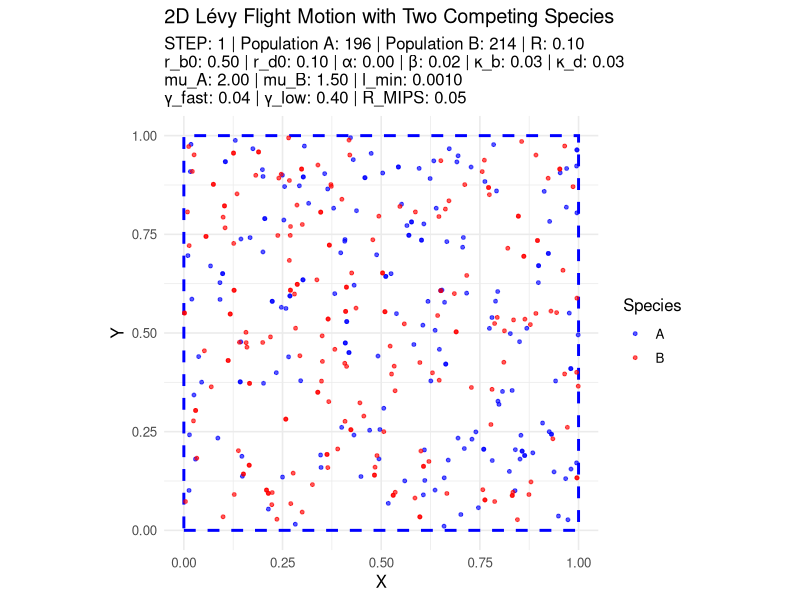
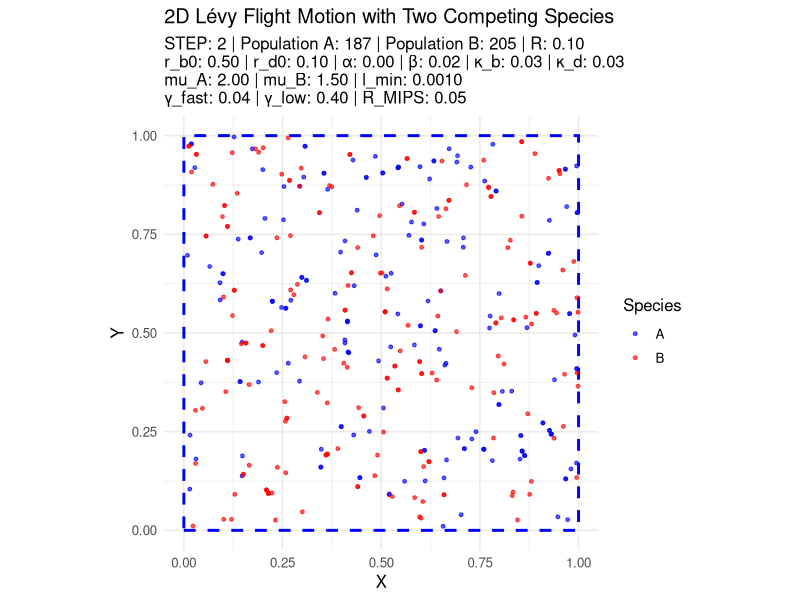
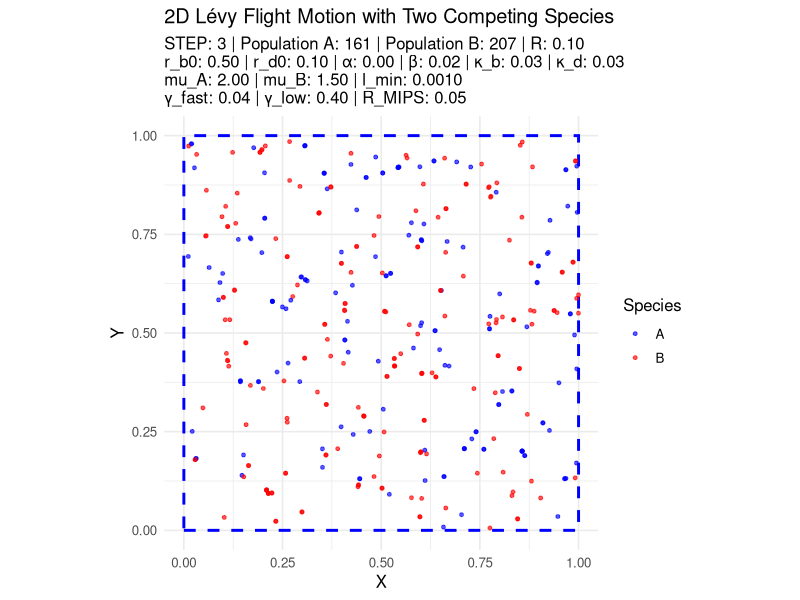
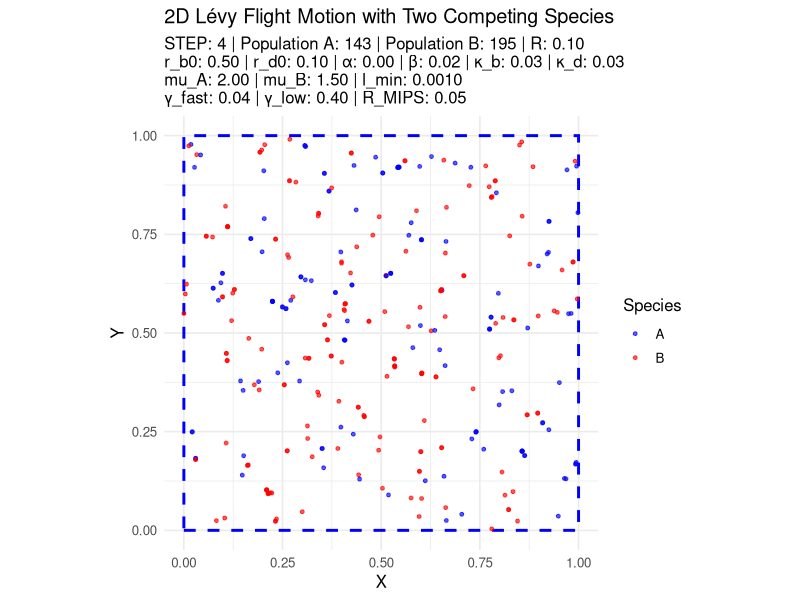
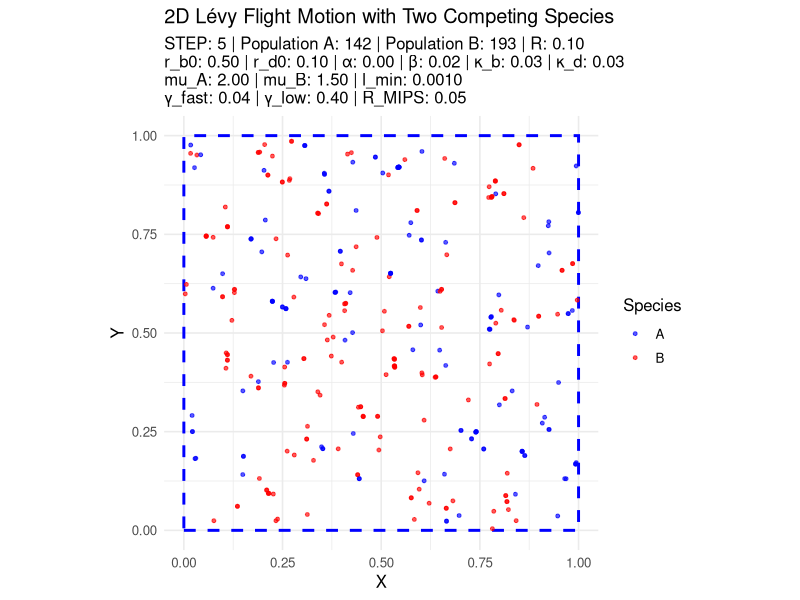
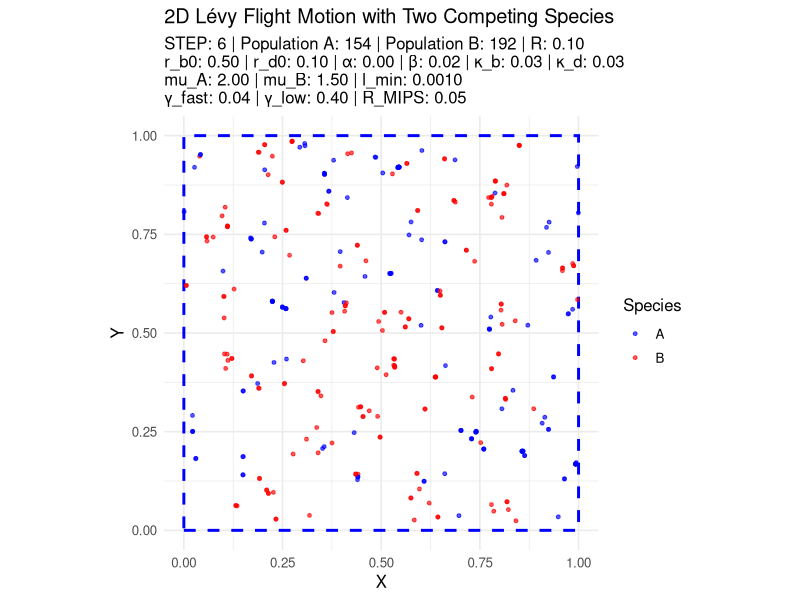
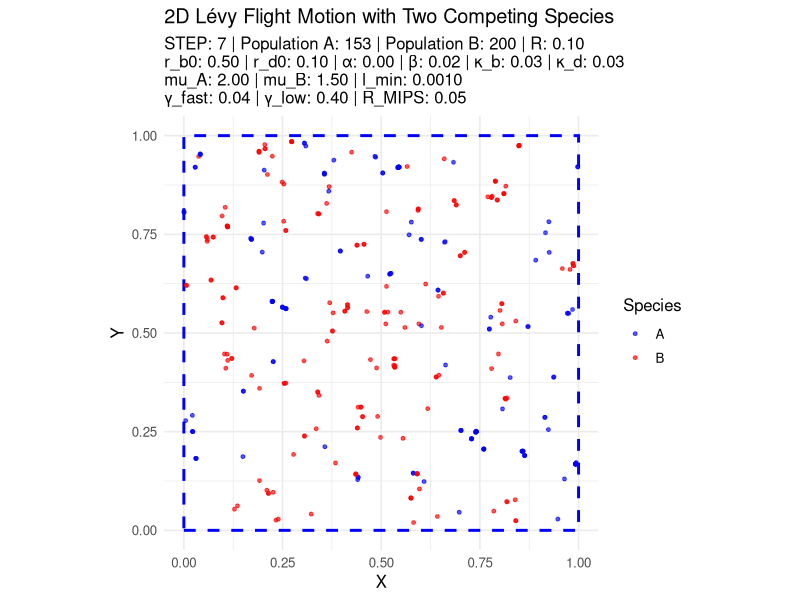
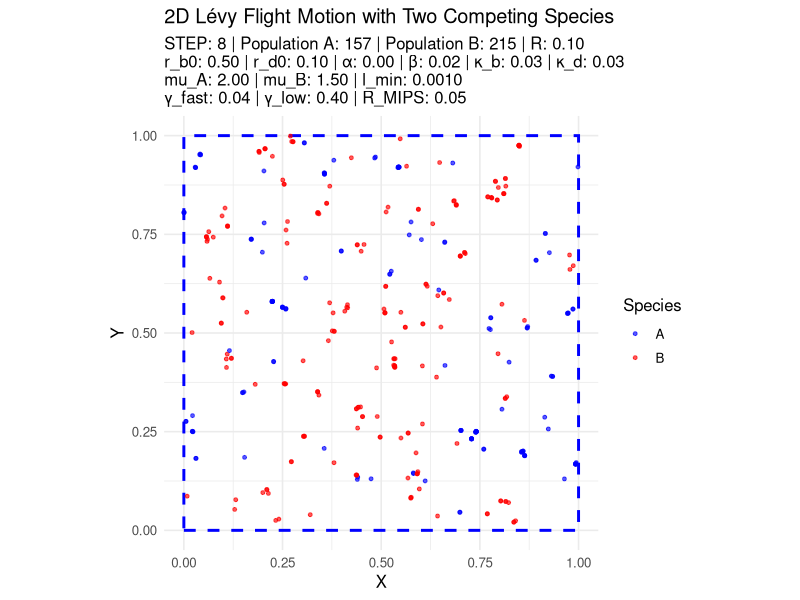

Generate these figures, in order, with R: (Note: a time limit stopped this script after it produced the figures.)
# Install necessary packages if not installed
if (!requireNamespace("ggplot2", quietly = TRUE)) install.packages("ggplot2")

library(ggplot2)

############################
### UTILITY FUNCTIONS ###
############################
# Apply periodic boundary conditions to coordinates
apply_periodic <- function(coord, domain_size) {
  coord %% domain_size
}

# Compute displacement considering periodic boundaries
wrapped_displacement <- function(obj, targ, domain_size) {
  d <- targ - obj
  if (d > domain_size / 2) {
    d <- d - domain_size
  } else if (d < -domain_size / 2) {
    d <- d + domain_size
  }
  return(d)
}

# Compute periodic Euclidean distance between two points
periodic_distance <- function(x, y, x_targ, y_targ, domain_size) {
  delt_x <- wrapped_displacement(x, x_targ, domain_size)
  delt_y <- wrapped_displacement(y, y_targ, domain_size)
  sqrt(delt_x^2 + delt_y^2)
}

# Count neighbors by species using spatial binning
count_neighbors_by_species <- function(df_walkers, R, domain_size) {
  n_walkers <- nrow(df_walkers)
  
  # Handle case with no interaction radius
  if (R == 0) {
    return(list(same = integer(n_walkers), other = integer(n_walkers)))
  }
  
  # Initialize neighbor counters
  neighbors_same <- integer(n_walkers)
  neighbors_other <- integer(n_walkers)
  
  # Create spatial grid for efficient neighbor search
  cell_size <- R
  df_walkers$cell_x <- floor(df_walkers$x / cell_size)
  df_walkers$cell_y <- floor(df_walkers$y / cell_size)
  cell_dict <- split(seq_len(n_walkers), 
                     paste(df_walkers$cell_x, df_walkers$cell_y, sep = "_"))
  
  n_cells <- floor(domain_size / cell_size)  # Cells per axis for wrap-around
  
  # Find neighbors for each individual
  for (j in seq_len(n_walkers)) {
    x_j <- df_walkers$x[j]
    y_j <- df_walkers$y[j]
    sp_j <- df_walkers$species[j]
    
    count_same <- 0
    count_other <- 0
    
    # Check 3x3 neighborhood of cells
    for (dx in -1:1) {
      for (dy in -1:1) {
        cx <- (df_walkers$cell_x[j] + dx) %% n_cells
        cy <- (df_walkers$cell_y[j] + dy) %% n_cells
        neighbor_cell <- paste(cx, cy, sep = "_")
        
        if (neighbor_cell %in% names(cell_dict)) {
          neighbors <- cell_dict[[neighbor_cell]]
          for (k in neighbors) {
            if (k != j) {
              dist <- periodic_distance(x_j, y_j, df_walkers$x[k], 
                                        df_walkers$y[k], domain_size)
              if (dist < R) {
                if (df_walkers$species[k] == sp_j) {
                  count_same <- count_same + 1
                } else {
                  count_other <- count_other + 1
                }
              }
            }
          }
        }
      }
    }
    neighbors_same[j] <- count_same
    neighbors_other[j] <- count_other
  }
  
  return(list(same = neighbors_same, other = neighbors_other))
}

# Create visualization of current state
plot_walkers <- function(df_walkers, step_num, pop_A, pop_B, domain_size,
                         R, r_b0, r_d0, alfa, beta, kappa_b, kappa_d,
                         mu_A, mu_B, l_min,
                         gamma_fast, gamma_slow, R_MIPS,
                         title_main = "2D Lévy Flight Motion with Two Competing Species") {
  
  subtitle_text <- sprintf(
    "STEP: %d | Population A: %d | Population B: %d | R: %.2f\nr_b0: %.2f | r_d0: %.2f | α: %.2f | β: %.2f | κ_b: %.2f | κ_d: %.2f\nmu_A: %.2f | mu_B: %.2f | l_min: %.4f\nγ_fast: %.2f | γ_low: %.2f | R_MIPS: %.2f",
    step_num, pop_A, pop_B, R,
    r_b0, r_d0, alfa, beta, kappa_b, kappa_d,
    mu_A, mu_B, l_min,
    gamma_fast, gamma_slow, R_MIPS
  )
  
  ggplot() +
    annotate("rect", xmin = 0, xmax = domain_size, ymin = 0, ymax = domain_size,
             fill = NA, color = "blue", linetype = "dashed", linewidth = 1) +
    geom_point(data = df_walkers, aes(x = x, y = y, color = species),
               size = 1, alpha = 0.65) +
    scale_color_manual(values = c("A" = "blue", "B" = "red")) +
    labs(
      title = title_main,
      subtitle = subtitle_text,
      x = "X",
      y = "Y",
      color = "Species"
    ) +
    theme_minimal(base_size = 12) +
    coord_fixed(xlim = c(0, domain_size), ylim = c(0, domain_size))
}




############################
### SIMULATION PARAMETERS ###
############################

# Set seed for reproducibility
set.seed(1287)

### DOMAIN AND POPULATION ###
domain_size <- 1              # Square domain [0, domain_size]
initial_walkers_A <- 250      # Initial population of species A
initial_walkers_B <- 250      # Initial population of species B
max_steps <- 500              # Maximum simulation steps

### MOVEMENT PARAMETERS ###
l_min <- 1e-3                 # Minimum step length
mu_A <- 2.0                   # Lévy exponent for species A (higher = longer jumps)
mu_B <- 1.5                   # Lévy exponent for species B

### INTERACTION PARAMETERS ###
R <- 0.1 * domain_size        # Interaction radius
r_d0 <- 0.1                   # Base death rate
r_b0 <- 0.5                   # Base birth rate
beta <- 0.02                  # Density-dependent death coefficient
kappa_b <- 0.03               # Competition effect on birth
kappa_d <- 0.03               # Competition effect on death
alfa <- 0                     # Density-dependent birth coefficient

### MOVEMENT ADJUSTMENT PARAMETERS ###
gamma_slow <- 0.4             # Crowding slow-down factor
gamma_fast <- 0.04            # Isolation speed-up factor
R_MIPS <- R * 0.5             # Radius for movement adjustment

### SIMULATION CONTROL ###
n_substeps <- 30              # Movement substeps per main step
plot_every_n <- 1             # Plot every N steps
plot_substeps <- FALSE        # Plot substeps (not recommended)

### EQUILIBRIUM DETECTION ###
equilibrium_steps <- 15       # Steps for population stability check
warming_steps <- 500           # Initial steps before equilibrium check
step_threshold <- l_min * exp(-gamma_slow)  # Step size threshold for MIPS
consecutive_number <- 15       # Consecutive steps below threshold for MIPS

############################
### SIMULATION EXECUTION ###
############################

# Initialize walkers for both species
df_walkers <- rbind(
  data.frame(x = runif(initial_walkers_A, 0, domain_size),
             y = runif(initial_walkers_A, 0, domain_size),
             dx = 0, dy = 0,
             species = factor(rep("A", initial_walkers_A))),
  data.frame(x = runif(initial_walkers_B, 0, domain_size),
             y = runif(initial_walkers_B, 0, domain_size),
             dx = 0, dy = 0,
             species = factor(rep("B", initial_walkers_B)))
)

# Prepare population history per species
pop_history_A <- numeric(max_steps + 1)
pop_history_B <- numeric(max_steps + 1)
pop_history_A[1] <- sum(df_walkers$species == "A")
pop_history_B[1] <- sum(df_walkers$species == "B")

# Simulation control variables
stable_counter <- 0
consecutive_below_threshold <- 0        # To count how many times the average step size is below the threshold
equilibrium_reached <- FALSE
steps <- 0
avg_step_sizes_trimmed <- numeric()      # To store trimmed step size averages

# Initialize plots:
plot.new()
dev.new()

# Main simulation loop
while (steps < max_steps && !equilibrium_reached) {
  steps <- steps + 1
  
  n_walkers <- nrow(df_walkers)
  
  # Generate species-specific mu values
  mu_vec <- ifelse(df_walkers$species == "A", mu_A, mu_B)
  
  step_sizes <- l_min * (1 - runif(n_walkers))^(1 / (1 - mu_vec))
  angles <- runif(n_walkers, 0, 2 * pi)
  
  # This will accumulate the step magnitude for all substeps
  total_step_magnitude <- numeric(n_walkers)
  
  for (i in 1:n_substeps) {
    # Count neighbors for each walker
    neighbors <- count_neighbors_by_species(df_walkers, R_MIPS, domain_size)
    N_same <- neighbors$same
    N_other <- neighbors$other
    
    # Adjust step size to slow down if there are many same-species neighbors
    adjusted_step_size <- step_sizes * exp(-gamma_slow * N_same + gamma_fast * N_other)
    total_step_magnitude <- total_step_magnitude + adjusted_step_size / n_substeps
    
    # Update the displacement based on adjusted step size
    df_walkers$dx <- adjusted_step_size * cos(angles) / n_substeps
    df_walkers$dy <- adjusted_step_size * sin(angles) / n_substeps
    
    # Update positions with periodic boundary conditions
    df_walkers$x <- apply_periodic(df_walkers$x + df_walkers$dx, domain_size)
    df_walkers$y <- apply_periodic(df_walkers$y + df_walkers$dy, domain_size)
    
    if (plot_substeps) {
      plot_sub <- ggplot(df_walkers, aes(x = x, y = y, color = species)) +
        geom_point(size = 1, alpha = 0.65) +
        scale_color_manual(values = c("A" = "blue", "B" = "red")) +
        labs(
          title = paste("Main Step:", steps, "| Substep:", i),
          subtitle = paste("A:", sum(df_walkers$species == "A"), " B:", sum(df_walkers$species == "B")),
          x = "X", y = "Y"
        ) +
        theme_minimal() +
        coord_fixed(xlim = c(0, domain_size), ylim = c(0, domain_size))
      
      dev.hold()
      print(plot_sub)
      Sys.sleep(2)  # Pause for 2 seconds
      dev.flush()
    }
    
  }
  
  if(n_substeps >1 && steps >= warming_steps){
    # Equilibrium MIPS
    # Remove top 1% of steps (potential outliers)
    sorted_steps <- sort(total_step_magnitude)
    cutoff_index <- floor(0.99 * length(sorted_steps))
    filtered_steps <- sorted_steps[1:cutoff_index]
    avg_trimmed <- mean(filtered_steps)
    
    avg_step_sizes_trimmed <- c(avg_step_sizes_trimmed, avg_trimmed)
    # Check if trimmed average step size is below threshold
    if (avg_trimmed <= step_threshold) {
      consecutive_below_threshold <- consecutive_below_threshold + 1
    } else {
      consecutive_below_threshold <- 0
    }
    
    cat(sprintf("Step %d | Avg. trimmed step size = %.8f vs threshold = %.8f\n", steps, avg_trimmed, step_threshold))
    # Print stopping condition progress
    cat(sprintf("Consecutive steps below threshold: %d / %d\n", consecutive_below_threshold, consecutive_number))
    if(consecutive_below_threshold >= consecutive_number){
      equilibrium_reached <- TRUE
    }
  }
  
  #Equilibrium population
  # Count neighbors by species
  neighbors <- count_neighbors_by_species(df_walkers, R, domain_size)
  N_same <- neighbors$same
  N_other <- neighbors$other
  
  # Death rate: own base + beta * same species neighbors + kappa * other species neighbors
  r_d <- r_d0 + beta * N_same +  kappa_d * N_other
  
  # Birth rate: adjusted by alfa and same species neighbors (could be customized)
  r_b <- pmax(r_b0 - alfa * N_same - kappa_b * N_other, 0)
  
  p_death <- 1 - exp(-r_d)
  p_birth <- 1 - exp(-r_b)
  
  random_vals_death <- runif(n_walkers)
  random_vals_birth <- runif(n_walkers)
  
  survivor_indices <- which(random_vals_death >= p_death)
  df_survivors <- df_walkers[survivor_indices, ]
  
  birth_indices <- which(random_vals_birth < p_birth)
  df_birth <- df_walkers[birth_indices, ]
  
  # New walkers born at parent's location, with same species
  df_walkers <- rbind(df_survivors, df_birth)
  
  pop_history_A[steps + 1] <- sum(df_walkers$species == "A")
  pop_history_B[steps + 1] <- sum(df_walkers$species == "B")
  
  # Stop simulation if one species goes extinct
  if (pop_history_A[steps + 1] == 0 || pop_history_B[steps + 1] == 0) {
    cat("Extinction event: Species A or B reached 0 individuals at step", steps, "\n")
    equilibrium_reached <- TRUE
    break
  }
  
  # Check equilibrium on total population (can be refined)
  total_pop <- pop_history_A[steps + 1] + pop_history_B[steps + 1]
  if (steps >= max(warming_steps, equilibrium_steps)) {
    recent_pops <- pop_history_A[(steps - equilibrium_steps + 1):steps] + pop_history_B[(steps - equilibrium_steps + 1):steps]
    N_eq_estimate <- mean(recent_pops)
    pop_threshold <- max(1, ceiling(sqrt(2 * N_eq_estimate )))
    
    if (abs(total_pop - (pop_history_A[steps] + pop_history_B[steps])) < pop_threshold) {
      stable_counter <- stable_counter + 1
    } else {
      stable_counter <- 0
    }
    cat(sprintf("Stable steps in a row: %d/%d | Population A: %d, B: %d\n\n", stable_counter, equilibrium_steps, pop_history_A[steps + 1], pop_history_B[steps + 1]))
    
    if (stable_counter >= equilibrium_steps && steps >= warming_steps) {
      equilibrium_reached <- TRUE
      message("Equilibrium reached at step ", steps, ": population stable within threshold ", pop_threshold)
    }
  }
  
  # Plot every plot_every_n steps
  if (steps %% plot_every_n == 0) {
    plot <- plot_walkers(
      df_walkers = df_walkers,
      step_num = steps,
      pop_A = pop_history_A[steps + 1],
      pop_B = pop_history_B[steps + 1],
      domain_size = domain_size,
      R = R,
      r_b0 = r_b0,
      r_d0 = r_d0,
      alfa = alfa,
      beta = beta,
      kappa_b = kappa_b,
      kappa_d = kappa_d,
      mu_A = mu_A,
      mu_B = mu_B,
      l_min = l_min,
      gamma_fast = gamma_fast,
      gamma_slow = gamma_slow,
      R_MIPS = R_MIPS
    )
    
    dev.hold()
    print(plot)
    dev.flush()
  }
}

# Final plot
plot <- plot_walkers(
  df_walkers = df_walkers,
  step_num = steps,
  pop_A = pop_history_A[steps + 1],
  pop_B = pop_history_B[steps + 1],
  domain_size = domain_size,
  R = R,
  r_b0 = r_b0,
  r_d0 = r_d0,
  alfa = alfa,
  beta = beta,
  kappa_b = kappa_b,
  kappa_d = kappa_d,
  mu_A = mu_A,
  mu_B = mu_B,
  l_min = l_min,
  gamma_fast = gamma_fast,
  gamma_slow = gamma_slow,
  R_MIPS = R_MIPS
)

print(plot)


# Plot population history per species over time
df_pop <- data.frame(
  Step = 0:steps,
  Population_A = pop_history_A[1:(steps + 1)],
  Population_B = pop_history_B[1:(steps + 1)]
)

plot_pop <- ggplot(df_pop, aes(x = Step)) +
  geom_line(aes(y = Population_A, color = "Species A")) +
  geom_point(aes(y = Population_A, color = "Species A")) +
  geom_line(aes(y = Population_B, color = "Species B")) +
  geom_point(aes(y = Population_B, color = "Species B")) +
  geom_hline(yintercept = N_eq_estimate, linetype = "dashed", color = "red") +
  annotate("text", x = steps/2, y = N_eq_estimate + 10, 
           label = sprintf("Est. Equilibrium: %.0f", N_eq_estimate), color = "red")+
  scale_color_manual(values = c("Species A" = "blue", "Species B" = "red")) +
  labs(title = "Population Size vs Steps",
       subtitle = paste("STEP:", steps,
                        "| Population A:", pop_history_A[steps + 1],
                        "| Population B:", pop_history_B[steps + 1],
                        "| Interaction radius R:", R,"| R_MIPS:", R_MIPS,
                        "\nr_b0:", r_b0, "| r_d0:", r_d0, "| α:", alfa,
                        "| β:", beta, "| κ_b:", kappa_b, "| κ_d:", kappa_d,
                        "| mu_A:", mu_A, "| mu_B:", mu_B, "| l_min:", l_min),
       x = "Step",
       y = "Population Size",
       color = "Species") +
  theme_minimal()

print(plot_pop)
